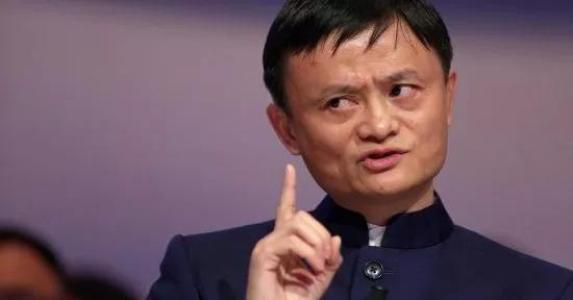
#> input picture 249.jpg, 573 x 300 px, found by its file name
$ python 27_ImageManipulate.py
#> lines starting #> are read from the running program, lines starting #| are printed output that depends on the picture
from PIL import Image

# Open the image
img = Image.open("./Python/249.jpg")
#> img is the input picture: PIL image 573x300 RGB; mean R, G, B 113, 86.7, 97.9

# Resize
img_resize = img.resize((100,100))
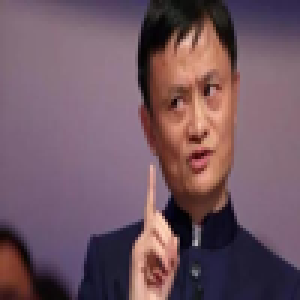
#> img_resize: PIL image 100x100 RGB (shown 3 times larger); mean R, G, B 113, 86.7, 97.9
img_resize.show()

# Flip
img_flip = img.transpose(Image.FLIP_LEFT_RIGHT)
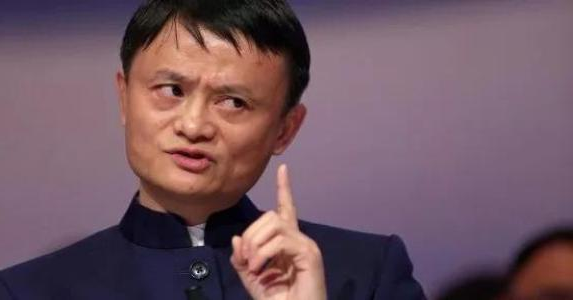
#> img_flip: PIL image 573x300 RGB; mean R, G, B 113, 86.7, 97.9
img_flip.show()

# Rotation
img_rotate = img.transpose(Image.ROTATE_90)
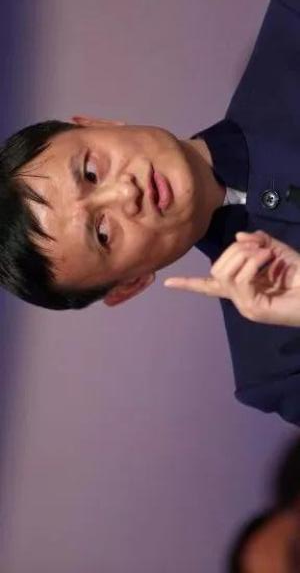
#> img_rotate: PIL image 300x573 RGB; mean R, G, B 113, 86.7, 97.9
img_rotate.show()
